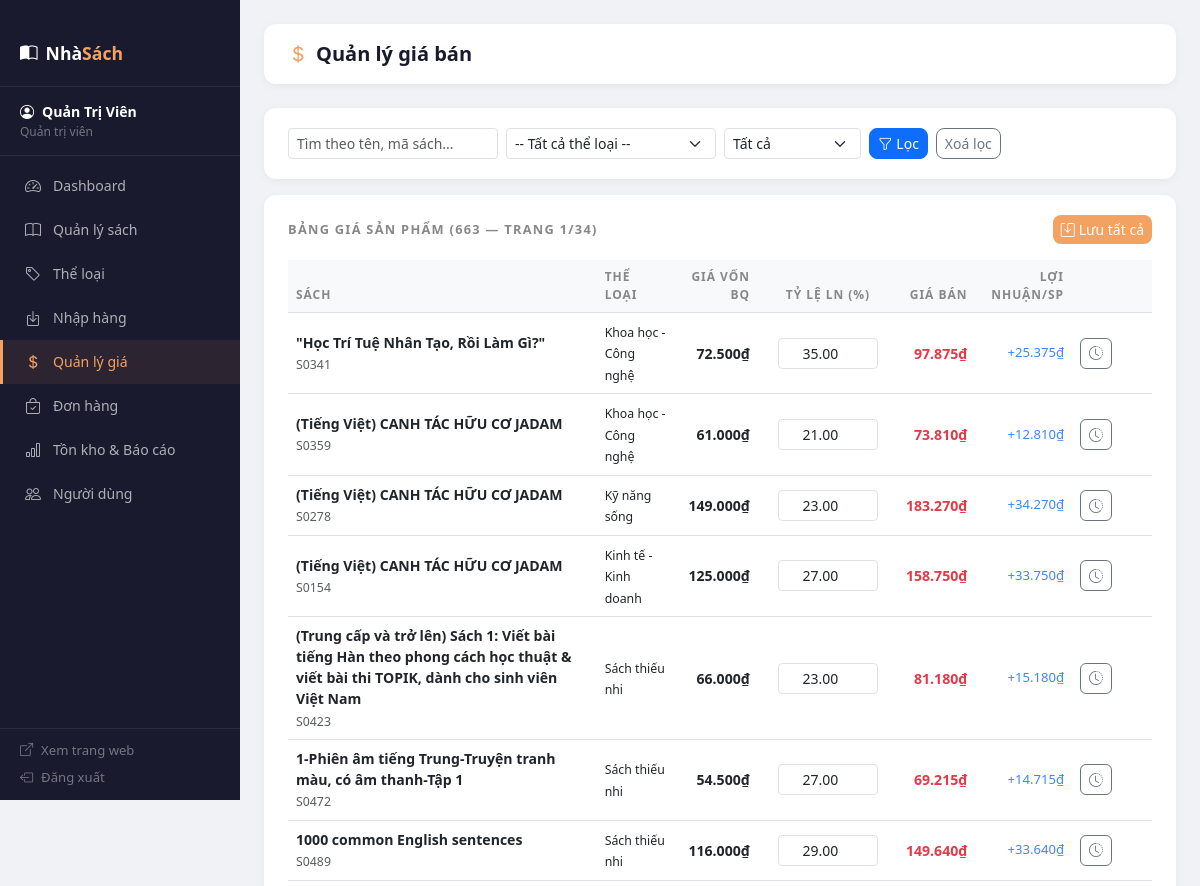
Page /admin/prices.php (signed in, upper part) on the earlier database version.
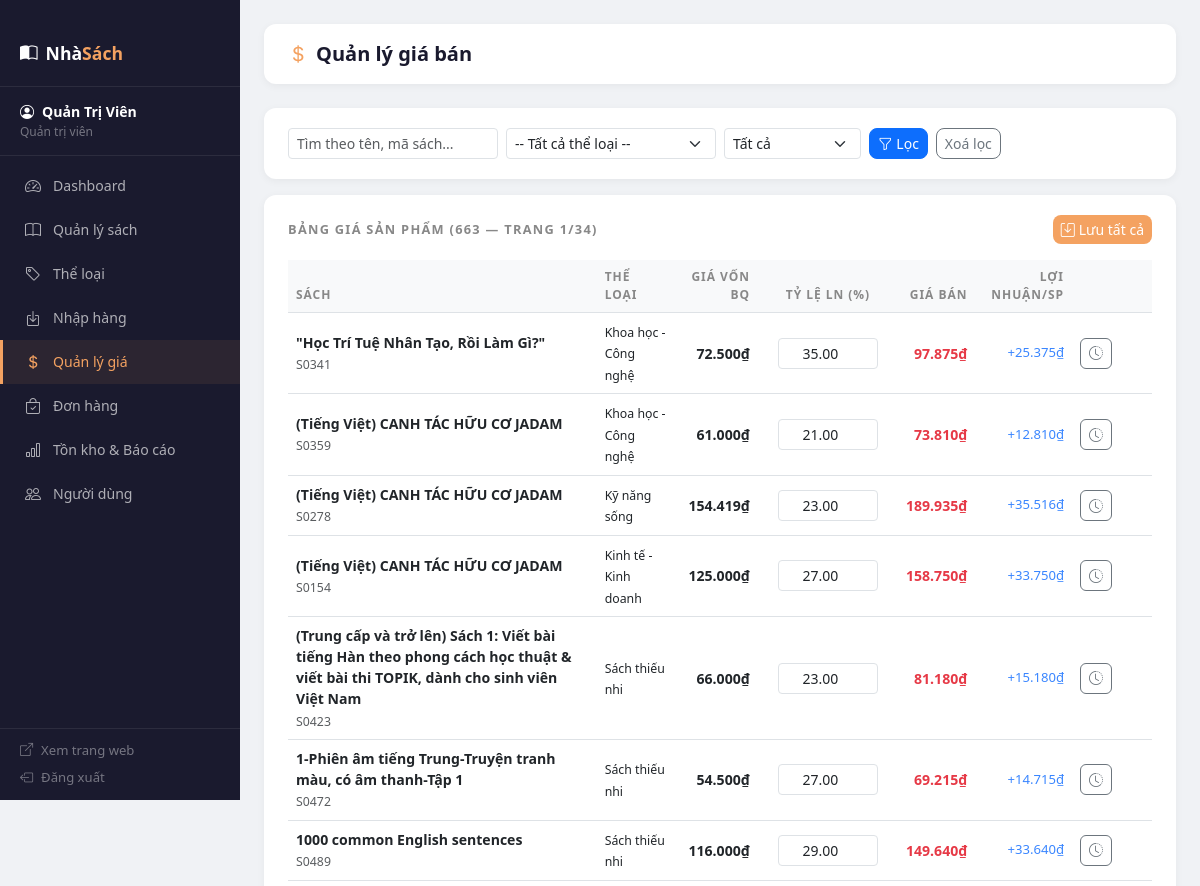
Same page on the later database version.
### tables this page shows
CREATE TABLE `sach` (
  `id` int(11) NOT NULL,
  `ma_sach` varchar(20) NOT NULL,
  `ten` varchar(255) NOT NULL,
  `tac_gia` varchar(150) DEFAULT NULL,
  `the_loai_id` int(11) NOT NULL,
  `nha_xb` varchar(150) DEFAULT NULL,
  `mo_ta` text DEFAULT NULL,
  `don_vi_tinh` varchar(30) DEFAULT 'cuốn',
  `hinh` varchar(255) DEFAULT NULL,
  `so_luong` int(11) NOT NULL DEFAULT 0,
  `gia_nhap` decimal(15,2) NOT NULL DEFAULT 0.00,
  `ty_le_ln` decimal(5,2) NOT NULL DEFAULT 0.00,
  `hien_trang` tinyint(1) NOT NULL DEFAULT 1,
  `da_nhap_hang` tinyint(1) NOT NULL DEFAULT 0,
  `ngay_tao` datetime DEFAULT current_timestamp()
);

CREATE TABLE `the_loai` (
  `id` int(11) NOT NULL,
  `ten` varchar(100) NOT NULL,
  `mo_ta` text DEFAULT NULL,
  `trang_thai` tinyint(1) NOT NULL DEFAULT 1
);

### admin/includes/admin_search_helper.php (called while the page is built, shortened)
<?php
function admin_paginate_rows(array $rows, int $page, int $perPage): array
{
    $total = count($rows);
    $totalPage = max(1, (int) ceil($total / max(1, $perPage)));
    $page = max(1, min($page, $totalPage));
    $offset = ($page - 1) * $perPage;
    return [
        'items' => array_slice($rows, $offset, $perPage),
        'total' => $total,
        'total_page' => $totalPage,
        'page' => $page,
        'offset' => $offset,
    ];
}

### admin/prices.php (the view, shortened to what the changed rows need)
<?php
require_once 'includes/admin_header.php';
require_once __DIR__ . '/includes/admin_search_helper.php';
$filter_search = trim($_GET['search'] ?? '');
$per_page      = 20;
$trang_hien    = max(1, (int)($_GET['trang'] ?? 1));
$where  = ["1=1"];
$params = [];
$where_sql = implode(' AND ', $where);
$sachs = $pdo->prepare("
    SELECT s.id, s.ma_sach, s.ten, s.gia_nhap, s.ty_le_ln, s.so_luong, s.da_nhap_hang,
           tl.ten AS ten_the_loai,
           ROUND(s.gia_nhap * (1 + s.ty_le_ln / 100), 0) AS gia_ban,
           ROUND(s.gia_nhap * s.ty_le_ln / 100, 0) AS tien_ln
    FROM sach s
    JOIN the_loai tl ON tl.id = s.the_loai_id
    WHERE $where_sql
    ORDER BY s.ten ASC
");
$sachs->execute($params);
$sachs = $sachs->fetchAll();
$pagination = admin_paginate_rows($sachs, $trang_hien, $per_page);
$sachs = $pagination['items'];
?>
<div class="admin-card">
  <form method="POST" action="/nhasach/admin/prices.php">
    <?php if (empty($sachs)): ?>
      <p class="text-muted text-center py-4">Không có sách nào.</p>
    <?php else: ?>
      <div class="table-responsive">
        <table class="table admin-table table-hover">
          <thead>
            <tr>
              <th>Sách</th>
              <th>Thể loại</th>
              <th class="text-end">Giá vốn BQ</th>
              <th style="width:140px;" class="text-center">Tỷ lệ LN (%)</th>
              <th class="text-end">Giá bán</th>
              <th class="text-end">Lợi nhuận/sp</th>
              <th style="width:80px;"></th>
            </tr>
          </thead>
          <tbody>
            <?php foreach ($sachs as $s): ?>
            <tr>
              <td>
                <div class="fw-semibold" style="font-size:.88rem;"><?= htmlspecialchars($s['ten']) ?></div>
                <small class="text-muted"><?= htmlspecialchars($s['ma_sach']) ?></small>
              </td>
              <td><small><?= htmlspecialchars($s['ten_the_loai']) ?></small></td>
              <td class="text-end">
                <?php if ($s['gia_nhap'] > 0): ?>
                  <span style="font-weight:600;"><?= number_format($s['gia_nhap'], 0, ',', '.') ?>₫</span>
                <?php else: ?>
                  <span class="text-muted">Chưa nhập</span>
                <?php endif; ?>
              </td>
              <td class="text-center">
                <input type="number" name="ty_les[]"
                       class="form-control form-control-sm text-center ty-le-input"
                       value="<?= $s['ty_le_ln'] ?>"
                       min="0" max="1000" step="0.1"
                       style="width:100px; display:inline-block;"
                       data-gia="<?= $s['gia_nhap'] ?>">
              </td>
              <td class="text-end gia-ban-cell" style="color:#e63946; font-weight:600;">
                <?= $s['gia_nhap'] > 0 ? number_format($s['gia_ban'], 0, ',', '.') . '₫' : '—' ?>
              </td>
              <td class="text-end tien-ln-cell" style="font-size:.82rem; color:#3a86ff;">
                <?= $s['gia_nhap'] > 0 ? '+' . number_format($s['tien_ln'], 0, ',', '.') . '₫' : '—' ?>
              </td>
              <td>
                <a href="/nhasach/admin/prices.php?lich_su=<?= $s['id'] ?><?= $filter_search ? '&search='.urlencode($filter_search) : '' ?>"
                   class="btn btn-sm btn-outline-secondary" style="border-radius:6px;"
                   title="Xem lịch sử nhập hàng">
                  <i class="bi bi-clock-history"></i>
                </a>
              </td>
            </tr>
            <?php endforeach; ?>
          </tbody>
        </table>
      </div>
    <?php endif; ?>
  </form>
</div>
<?php
require_once 'includes/admin_footer.php';
?>

Differences in the rows shown:
changed sach "Kỹ năng sống": gia_nhap "149.000" → "154.419"; gia_ban "183.270" → "189.935"; tien_ln "34.270" → "35.516"
